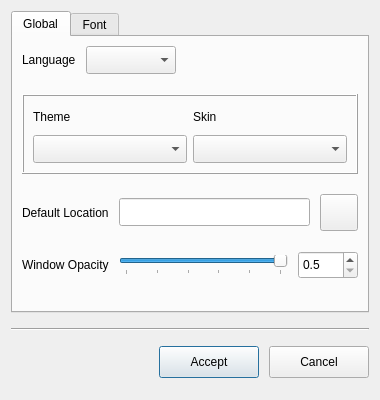
<?xml version="1.0" encoding="UTF-8"?>
<ui version="4.0">
 <class>settings</class>
 <widget class="QDialog" name="settings">
  <property name="geometry">
   <rect>
    <x>0</x>
    <y>0</y>
    <width>380</width>
    <height>400</height>
   </rect>
  </property>
  <property name="windowTitle">
   <string>Settings</string>
  </property>
  <layout class="QVBoxLayout" name="verticalLayout">
   <property name="spacing">
    <number>15</number>
   </property>
   <property name="bottomMargin">
    <number>0</number>
   </property>
   <item>
    <widget class="QTabWidget" name="tab_widget">
     <property name="currentIndex">
      <number>0</number>
     </property>
     <widget class="QWidget" name="global_">
      <attribute name="title">
       <string>Global</string>
      </attribute>
      <layout class="QVBoxLayout" name="verticalLayout_3">
       <property name="spacing">
        <number>20</number>
       </property>
       <item>
        <layout class="QHBoxLayout" name="language_layout">
         <property name="spacing">
          <number>10</number>
         </property>
         <item>
          <widget class="QLabel" name="language_label">
           <property name="text">
            <string>Language</string>
           </property>
          </widget>
         </item>
         <item>
          <widget class="QComboBox" name="language">
           <property name="minimumSize">
            <size>
             <width>90</width>
             <height>28</height>
            </size>
           </property>
           <property name="maximumSize">
            <size>
             <width>90</width>
             <height>16777215</height>
            </size>
           </property>
          </widget>
         </item>
         <item>
          <spacer name="horizontal_spacer">
           <property name="orientation">
            <enum>Qt::Horizontal</enum>
           </property>
           <property name="sizeHint" stdset="0">
            <size>
             <width>40</width>
             <height>20</height>
            </size>
           </property>
          </spacer>
         </item>
        </layout>
       </item>
       <item>
        <widget class="QFrame" name="frame">
         <property name="minimumSize">
          <size>
           <width>0</width>
           <height>80</height>
          </size>
         </property>
         <property name="maximumSize">
          <size>
           <width>16777215</width>
           <height>80</height>
          </size>
         </property>
         <property name="frameShape">
          <enum>QFrame::Box</enum>
         </property>
         <property name="frameShadow">
          <enum>QFrame::Raised</enum>
         </property>
         <layout class="QHBoxLayout" name="horizontalLayout_2">
          <item>
           <layout class="QVBoxLayout" name="theme_layout">
            <item>
             <widget class="QLabel" name="theme_label">
              <property name="text">
               <string>Theme</string>
              </property>
             </widget>
            </item>
            <item>
             <widget class="QComboBox" name="theme">
              <property name="minimumSize">
               <size>
                <width>0</width>
                <height>28</height>
               </size>
              </property>
             </widget>
            </item>
           </layout>
          </item>
          <item>
           <layout class="QVBoxLayout" name="skin_layout">
            <item>
             <widget class="QLabel" name="skin_label">
              <property name="text">
               <string>Skin</string>
              </property>
             </widget>
            </item>
            <item>
             <widget class="QComboBox" name="skin">
              <property name="minimumSize">
               <size>
                <width>0</width>
                <height>28</height>
               </size>
              </property>
             </widget>
            </item>
           </layout>
          </item>
         </layout>
        </widget>
       </item>
       <item>
        <layout class="QHBoxLayout" name="location_layout">
         <property name="spacing">
          <number>10</number>
         </property>
         <item>
          <widget class="QLabel" name="location_label">
           <property name="text">
            <string>Default Location</string>
           </property>
          </widget>
         </item>
         <item>
          <layout class="QHBoxLayout" name="location_editable">
           <item>
            <widget class="QLineEdit" name="location">
             <property name="enabled">
              <bool>true</bool>
             </property>
             <property name="minimumSize">
              <size>
               <width>0</width>
               <height>28</height>
              </size>
             </property>
             <property name="readOnly">
              <bool>true</bool>
             </property>
            </widget>
           </item>
           <item>
            <widget class="QToolButton" name="location_explorer">
             <property name="cursor">
              <cursorShape>PointingHandCursor</cursorShape>
             </property>
             <property name="toolTip">
              <string>Explore</string>
             </property>
             <property name="text">
              <string/>
             </property>
             <property name="icon">
              <iconset resource="../../../img/img.qrc">
               <normaloff>:/resources/img/icons/explore.svg</normaloff>:/resources/img/icons/explore.svg</iconset>
             </property>
             <property name="iconSize">
              <size>
               <width>30</width>
               <height>30</height>
              </size>
             </property>
            </widget>
           </item>
          </layout>
         </item>
        </layout>
       </item>
       <item>
        <layout class="QHBoxLayout" name="opacity_layout">
         <property name="spacing">
          <number>10</number>
         </property>
         <item>
          <widget class="QLabel" name="opacity_label">
           <property name="text">
            <string>Window Opacity</string>
           </property>
          </widget>
         </item>
         <item>
          <widget class="QSlider" name="opacity">
           <property name="minimumSize">
            <size>
             <width>160</width>
             <height>0</height>
            </size>
           </property>
           <property name="minimum">
            <number>50</number>
           </property>
           <property name="maximum">
            <number>100</number>
           </property>
           <property name="singleStep">
            <number>10</number>
           </property>
           <property name="value">
            <number>100</number>
           </property>
           <property name="orientation">
            <enum>Qt::Horizontal</enum>
           </property>
           <property name="invertedAppearance">
            <bool>false</bool>
           </property>
           <property name="invertedControls">
            <bool>false</bool>
           </property>
           <property name="tickPosition">
            <enum>QSlider::TicksBelow</enum>
           </property>
          </widget>
         </item>
         <item>
          <widget class="QDoubleSpinBox" name="opacity_spinbox">
           <property name="minimumSize">
            <size>
             <width>60</width>
             <height>28</height>
            </size>
           </property>
           <property name="decimals">
            <number>1</number>
           </property>
           <property name="minimum">
            <double>0.500000000000000</double>
           </property>
           <property name="maximum">
            <double>1.000000000000000</double>
           </property>
           <property name="singleStep">
            <double>0.100000000000000</double>
           </property>
          </widget>
         </item>
        </layout>
       </item>
       <item>
        <spacer name="vertical_spacer_2">
         <property name="orientation">
          <enum>Qt::Vertical</enum>
         </property>
         <property name="sizeHint" stdset="0">
          <size>
           <width>20</width>
           <height>40</height>
          </size>
         </property>
        </spacer>
       </item>
      </layout>
     </widget>
     <widget class="QWidget" name="font_tab">
      <attribute name="title">
       <string>Font</string>
      </attribute>
      <layout class="QVBoxLayout" name="verticalLayout_4">
       <property name="spacing">
        <number>20</number>
       </property>
       <item>
        <layout class="QHBoxLayout" name="font_layout">
         <property name="spacing">
          <number>10</number>
         </property>
         <item>
          <widget class="QLabel" name="font_family_label">
           <property name="text">
            <string>Font Family</string>
           </property>
          </widget>
         </item>
         <item>
          <widget class="QFontComboBox" name="font_family">
           <property name="sizePolicy">
            <sizepolicy hsizetype="Expanding" vsizetype="Fixed">
             <horstretch>0</horstretch>
             <verstretch>0</verstretch>
            </sizepolicy>
           </property>
           <property name="minimumSize">
            <size>
             <width>200</width>
             <height>28</height>
            </size>
           </property>
          </widget>
         </item>
        </layout>
       </item>
       <item>
        <layout class="QHBoxLayout" name="horizontal_layout">
         <item>
          <layout class="QHBoxLayout" name="size_layout">
           <property name="spacing">
            <number>10</number>
           </property>
           <item>
            <widget class="QLabel" name="font_size_label">
             <property name="text">
              <string>Size</string>
             </property>
            </widget>
           </item>
           <item>
            <widget class="QSpinBox" name="font_size">
             <property name="minimumSize">
              <size>
               <width>50</width>
               <height>28</height>
              </size>
             </property>
             <property name="minimum">
              <number>9</number>
             </property>
             <property name="maximum">
              <number>30</number>
             </property>
            </widget>
           </item>
          </layout>
         </item>
         <item>
          <spacer name="horizontal_spacer_2">
           <property name="orientation">
            <enum>Qt::Horizontal</enum>
           </property>
           <property name="sizeHint" stdset="0">
            <size>
             <width>40</width>
             <height>20</height>
            </size>
           </property>
          </spacer>
         </item>
         <item>
          <layout class="QHBoxLayout" name="style_layout">
           <property name="spacing">
            <number>10</number>
           </property>
           <item>
            <widget class="QLabel" name="style_label">
             <property name="text">
              <string>Style</string>
             </property>
            </widget>
           </item>
           <item>
            <widget class="QComboBox" name="font_style">
             <property name="minimumSize">
              <size>
               <width>100</width>
               <height>28</height>
              </size>
             </property>
             <item>
              <property name="text">
               <string>Normal</string>
              </property>
             </item>
             <item>
              <property name="text">
               <string>Light</string>
              </property>
             </item>
             <item>
              <property name="text">
               <string>Book</string>
              </property>
             </item>
             <item>
              <property name="text">
               <string>Bold</string>
              </property>
             </item>
             <item>
              <property name="text">
               <string>Oblique</string>
              </property>
             </item>
            </widget>
           </item>
          </layout>
         </item>
        </layout>
       </item>
       <item>
        <layout class="QVBoxLayout" name="verticalLayout_2">
         <property name="spacing">
          <number>3</number>
         </property>
         <item>
          <widget class="QLabel" name="label">
           <property name="text">
            <string>Test your text here</string>
           </property>
          </widget>
         </item>
         <item>
          <widget class="QLineEdit" name="font_testing">
           <property name="minimumSize">
            <size>
             <width>0</width>
             <height>28</height>
            </size>
           </property>
           <property name="text">
            <string>AaBbCc123</string>
           </property>
          </widget>
         </item>
        </layout>
       </item>
       <item>
        <spacer name="vertical_spacer">
         <property name="orientation">
          <enum>Qt::Vertical</enum>
         </property>
         <property name="sizeHint" stdset="0">
          <size>
           <width>20</width>
           <height>40</height>
          </size>
         </property>
        </spacer>
       </item>
      </layout>
     </widget>
    </widget>
   </item>
   <item>
    <widget class="Line" name="line">
     <property name="orientation">
      <enum>Qt::Horizontal</enum>
     </property>
    </widget>
   </item>
   <item>
    <layout class="QHBoxLayout" name="buttons_area">
     <property name="spacing">
      <number>10</number>
     </property>
     <item>
      <spacer name="horizontalSpacer">
       <property name="orientation">
        <enum>Qt::Horizontal</enum>
       </property>
       <property name="sizeHint" stdset="0">
        <size>
         <width>40</width>
         <height>20</height>
        </size>
       </property>
      </spacer>
     </item>
     <item>
      <widget class="QPushButton" name="push_button_accept">
       <property name="minimumSize">
        <size>
         <width>100</width>
         <height>32</height>
        </size>
       </property>
       <property name="text">
        <string>Accept</string>
       </property>
      </widget>
     </item>
     <item>
      <widget class="QPushButton" name="push_button_cancel">
       <property name="minimumSize">
        <size>
         <width>100</width>
         <height>32</height>
        </size>
       </property>
       <property name="text">
        <string>Cancel</string>
       </property>
      </widget>
     </item>
    </layout>
   </item>
   <item>
    <spacer name="verticalSpacer">
     <property name="orientation">
      <enum>Qt::Vertical</enum>
     </property>
     <property name="sizeHint" stdset="0">
      <size>
       <width>20</width>
       <height>40</height>
      </size>
     </property>
    </spacer>
   </item>
  </layout>
 </widget>
 <resources>
  <include location="../../../img/img.qrc"/>
 </resources>
 <connections/>
</ui>
